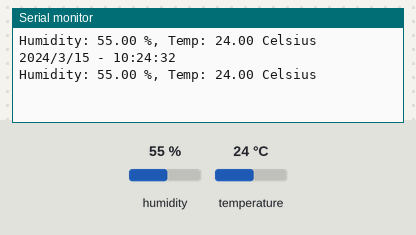
Bench run of a program on a simulated Arduino Mega 2560, built with avr-gcc and run on an emulated ATmega2560. Parts: the last lines printed to the serial monitor. Inputs (shaded band) come from the test bench; at power-on: humidity 55 %, temperature 24 °C. The local clock reads 2024-03-15 10:24:30 at power-on unless the program sets it.

Above: at 2.8 s.
2.9 s: humidity set to 22 %
At 4.9 s:
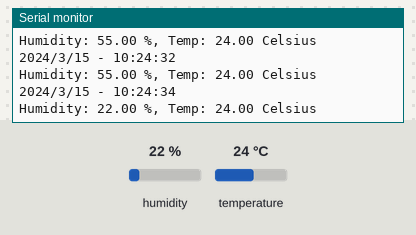
5.6 s: temperature set to 12 °C
At 6.7 s:
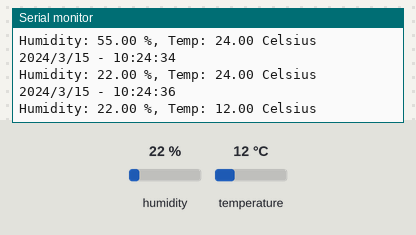
8.3 s: humidity set to 40 %
At 10.4 s:
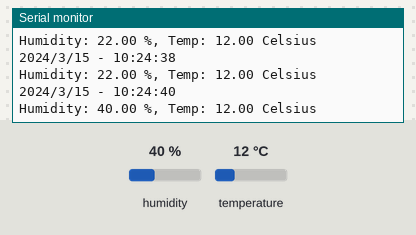
Timing chart, 0 to 11.9 s (numbered marks = the images above; inputs shaded):
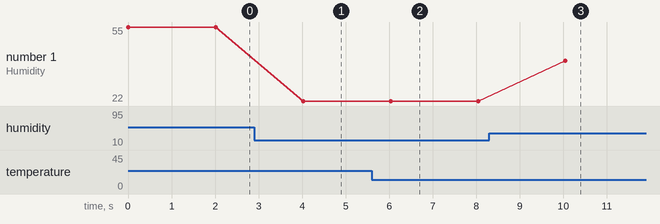

The program:

main.cpp
```cpp
#include <Arduino.h>
#include <Wire.h>
#include <Adafruit_Sensor.h>
#include <RTClib.h>
#include <DHT.h>

// DEFINITIONS

#define DHTPIN 7     // what pin we're connected to
#define DHTTYPE DHT22   // DHT 22  (AM2302)
DHT dht(DHTPIN, DHTTYPE);

// VARIABLES
RTC_DS3231 rtc;
int chk;
float hum;  //Stores humidity value
float temp; //Stores temperature value


void setup() {
  Serial.begin(115200);
  Wire.begin();
  dht.begin();

   if (! rtc.begin()) {
    Serial.println("Couldn't find RTC");
    Serial.flush();
    abort();
  }

}

void loop() {
  hum = dht.readHumidity();
  temp= dht.readTemperature();
  //Print temp and humidity values to serial monitor
  Serial.print("Humidity: ");
  Serial.print(hum);
  Serial.print(" %, Temp: ");
  Serial.print(temp);
  Serial.println(" Celsius");
  delay(2000); //Delay 2 sec.

  DateTime now = rtc.now();

  Serial.print(now.year(), DEC);
  Serial.print('/');
  Serial.print(now.month(), DEC);
  Serial.print('/');
  Serial.print(now.day(), DEC);
  Serial.print(" - ");
  Serial.print(now.hour(), DEC);
  Serial.print(':');
  Serial.print(now.minute(), DEC);
  Serial.print(':');
  Serial.print(now.second(), DEC);
  Serial.println();

}
```

Measured:
- after the input at 2.9 s, the serial monitor: prints a new line after 1.1 s (image 1)
- after the input at 5.6 s, the serial monitor: prints a new line after 0.43 s (image 2)
- after the input at 8.3 s, the serial monitor: prints a new line after 1.7 s (image 3)
- plotted number 1: 55 → 22 after the input at 2.9 s
